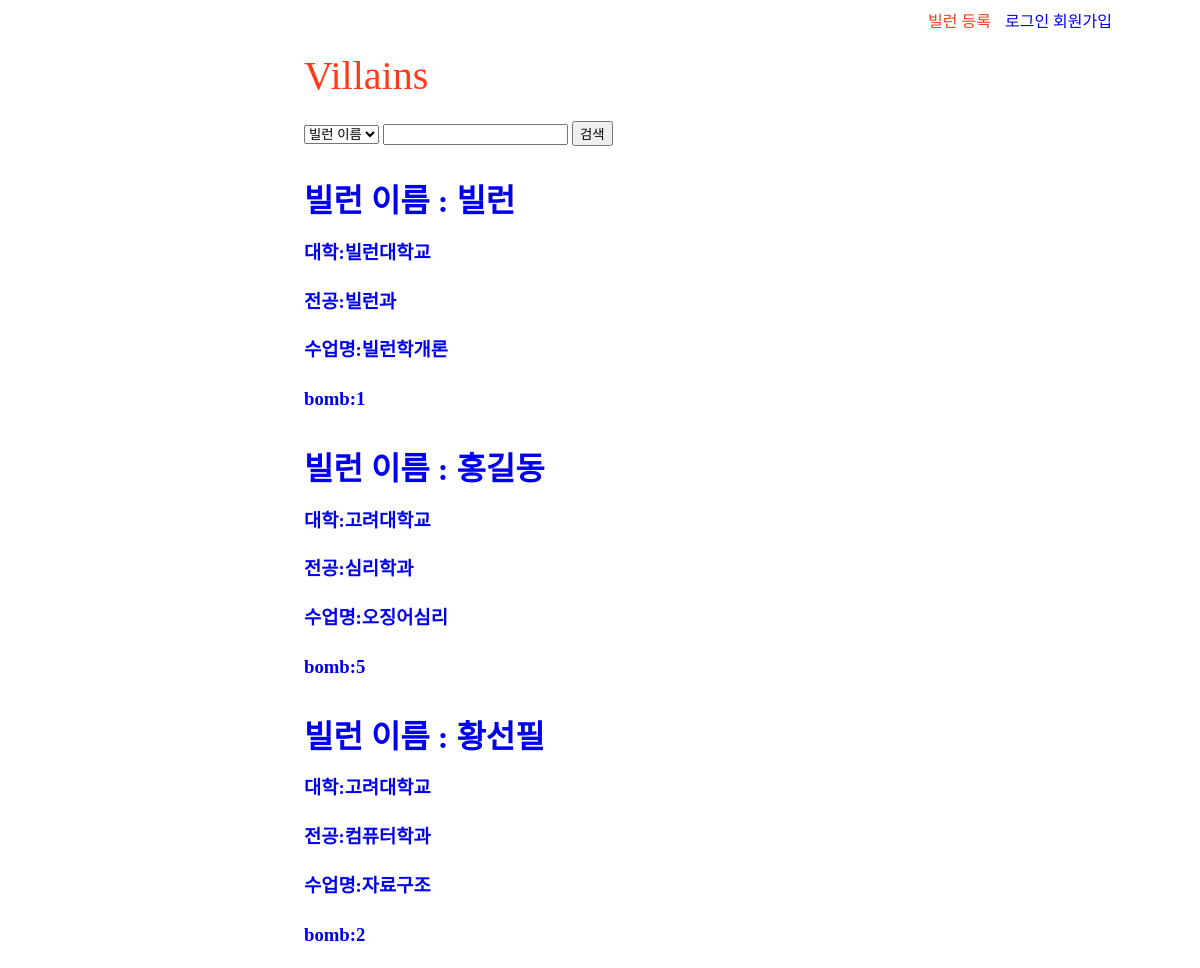
The page / on the database its author committed.
### villains/models.py (models this page shows, shortened)
class Villain(models.Model):
    writter_id = models.CharField(max_length = 24) # models.ForeignKey(settings.AUTH_USER_MODEL, on_delete=models.CASCADE)
    villain_name = models.CharField(max_length = 24)
    univ = models.CharField(max_length = 24)
    major = models.CharField(max_length = 24)
    class_name = models.CharField(max_length = 24)
    bomb = models.IntegerField(
        default=1,
        validators=[
            MaxValueValidator(5),
            MinValueValidator(1)
        ]
    )
    agree = models.IntegerField(default=0) #인정
    content = models.CharField(max_length = 3000) #본문내용
    update_date = models.DateTimeField(auto_now=True) #자동으로 현재시간 추가

### villains/views.py (the view)
# urls.py: url(r'^$', views.index, name='index'),
def index(request):
    villains = Villain.objects.all()
    q = request.GET.get('searchText', '')
    searchType = request.GET.get('searchType')
    if q: # q가 있으면
        if searchType=="name":
            villains = villains.filter(villain_name__icontains=q) # 제목에 q가 포함되어 있는 레코드만 필터링
        elif searchType=="univ":
            villains = villains.filter(univ__icontains=q)
        elif searchType=="major":
            villains = villains.filter(major__icontains=q)
        elif searchType=="class_name":
            villains = villains.filter(class_name__icontains=q)
        elif searchType=="content":
            villains = villains.filter(content__icontains=q)
        return render(request, 'villains/default.html', {'villainList':villains} )
    else:
        villainList = Villain.objects.order_by('-update_date')[0:5]
        return render(request, 'villains/default.html', {'villainList':villainList} )

### villains/templates/villains/default.html (shortened to what this page needs)
{% extends 'villains/base.html' %}
{% block content %}
    <div class="main">
        <form action="" method="get">
            <select name="searchType">
              <option value="name">빌런 이름</option>
            </select>
            <input type="text" name="searchText" value="{{ inputText }}">
            <input type="submit" value="검색">
          </form>
      {% for villain in villainList %}
        <div class = "villainBlock">
        <a href="{% url 'villain_detail' pk=villain.pk %}">
          <h1>빌런 이름 : {{villain.villain_name}}</h1>
          <h3>대학:{{villain.univ}}</h3>
          <h3>전공:{{villain.major}}</h3>
          <h3>수업명:{{villain.class_name}}</h3>
          <h3>bomb:{{villain.bomb}}</h3>
        </a>
      </div><br>
      {% endfor %}
    </div>
{% endblock %}

### villains/static/villains/main.css (style rules this page uses)
a { text-decoration: none; }
.main { margin-left:25%; margin-right:25%; width:808px; height:600px; line-height:30px; }
.VillainBlock { display:inline-block; border-width:1px; }
.VillainBlock>a { display:inline-block; text-decoration: none; }

### rows shown on the page
Villain: villain_name "빌런", univ "빌런대학교", major "빌런과", class_name "빌런학개론", bomb "1"
Villain: villain_name "홍길동", univ "고려대학교", major "심리학과", class_name "오징어심리", bomb "5"
Villain: villain_name "황선필", univ "고려대학교", major "컴퓨터학과", class_name "자료구조", bomb "2"
